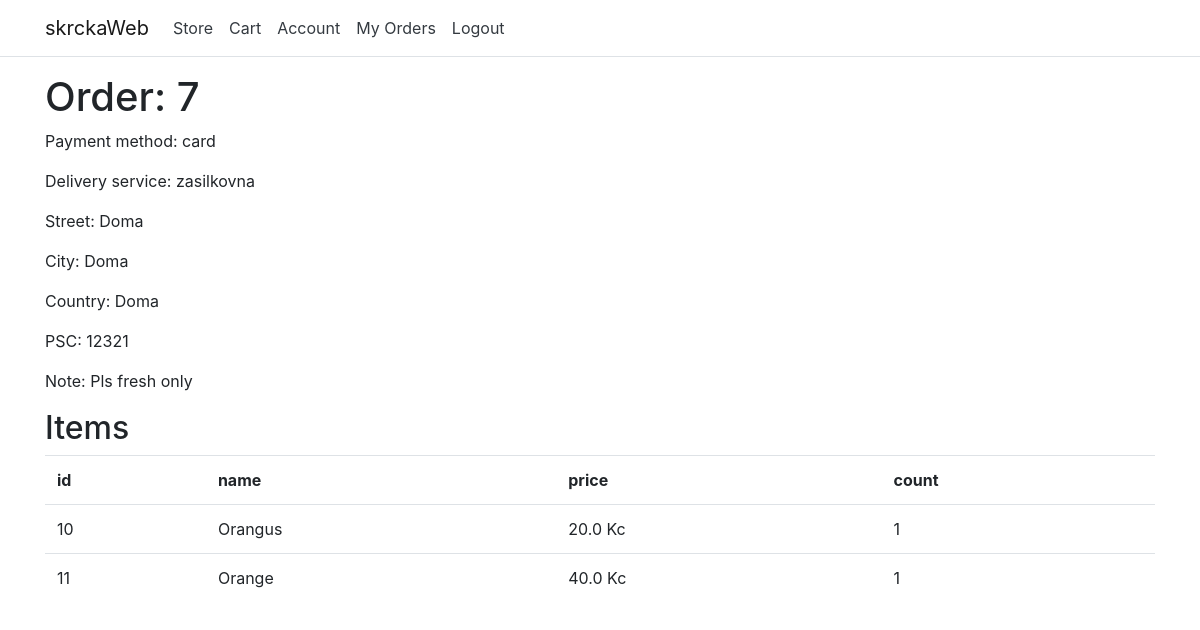
Before: /shop/order_detail/7 (signed in) with the older database file.
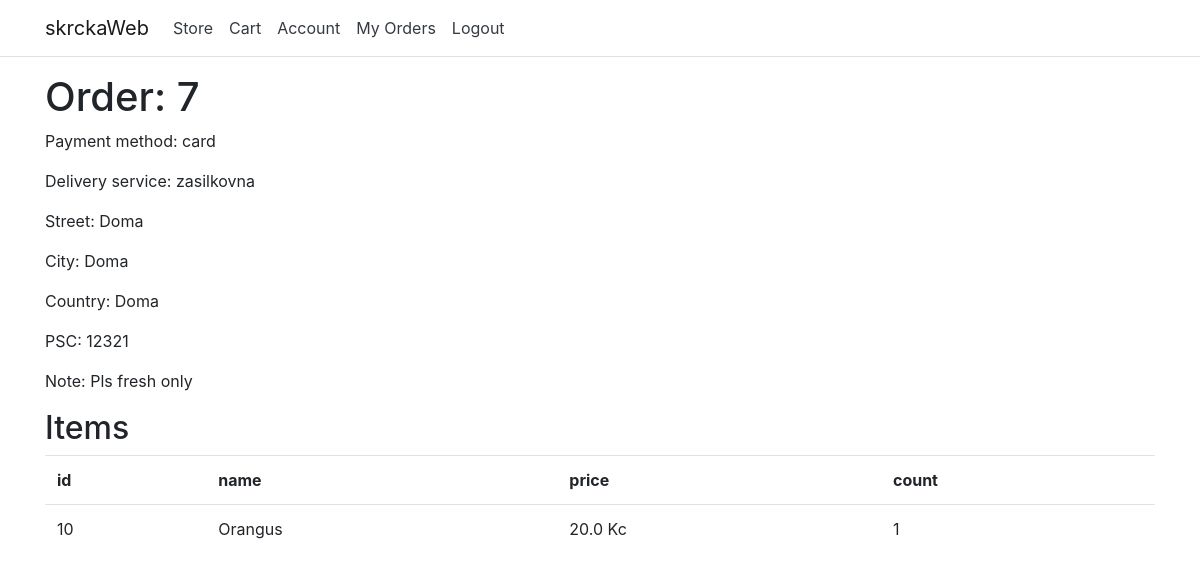
After: the same page with the newer database file.
### shop/models.py (models this page shows)
class OrderItem(models.Model):
    product = models.ForeignKey(Product, on_delete=models.CASCADE, default=0)
    count = models.IntegerField(default=0)
    order = models.ForeignKey(Order, on_delete=models.CASCADE, default=0)

class Product(models.Model):
    name = models.CharField(max_length=255)
    price = models.FloatField()
    stock = models.IntegerField()
    image_url = models.CharField(max_length=2083)

### shop/views.py (the view)
# urls.py: path('order_detail/<int:id>', views.order_detail, name='order_detail'),
@login_required
def order_detail(request, id):
    o = Order.objects.filter(id=id).first()
    ois = OrderItem.objects.filter(order_id=id)
    return render(request, 'order_detail.html',
                    {'o': o, 'ois': ois})

### shop/templates/order_detail.html
{% extends 'base.html' %}
{% block content %}
<h1>Order: {{ o.id }}</h1>
<p>Payment method: {{ o.payment_method.name }}</p>
<p>Delivery service: {{ o.delivery_service.name }}</p>
<p>Street: {{ o.street }}</p>
<p>City: {{ o.city }}</p>
<p>Country: {{ o.country }}</p>
<p>PSC: {{ o.psc }}</p>
<p>Note: {{ o.note }}</p>
<h2>Items</h1>
    <table class="table">
        <tr>
            <th>id</th>
            <th>name</th>
            <th>price</th>
            <th>count</th>
        </tr>
        {% for item in ois %}
        <tr>
            <td>{{ item.id }}</td>
            <td>{{ item.product.name }}</td>
            <td>{{ item.product.price }} Kc</td>
            <td>{{ item.count }}</td>
        </tr>
        {% endfor %}
    </table>
    {% endblock %}

Changed rows visible on the page:
removed OrderItem: id "11", product.name "Orange", product.price "40.0", count "1"
